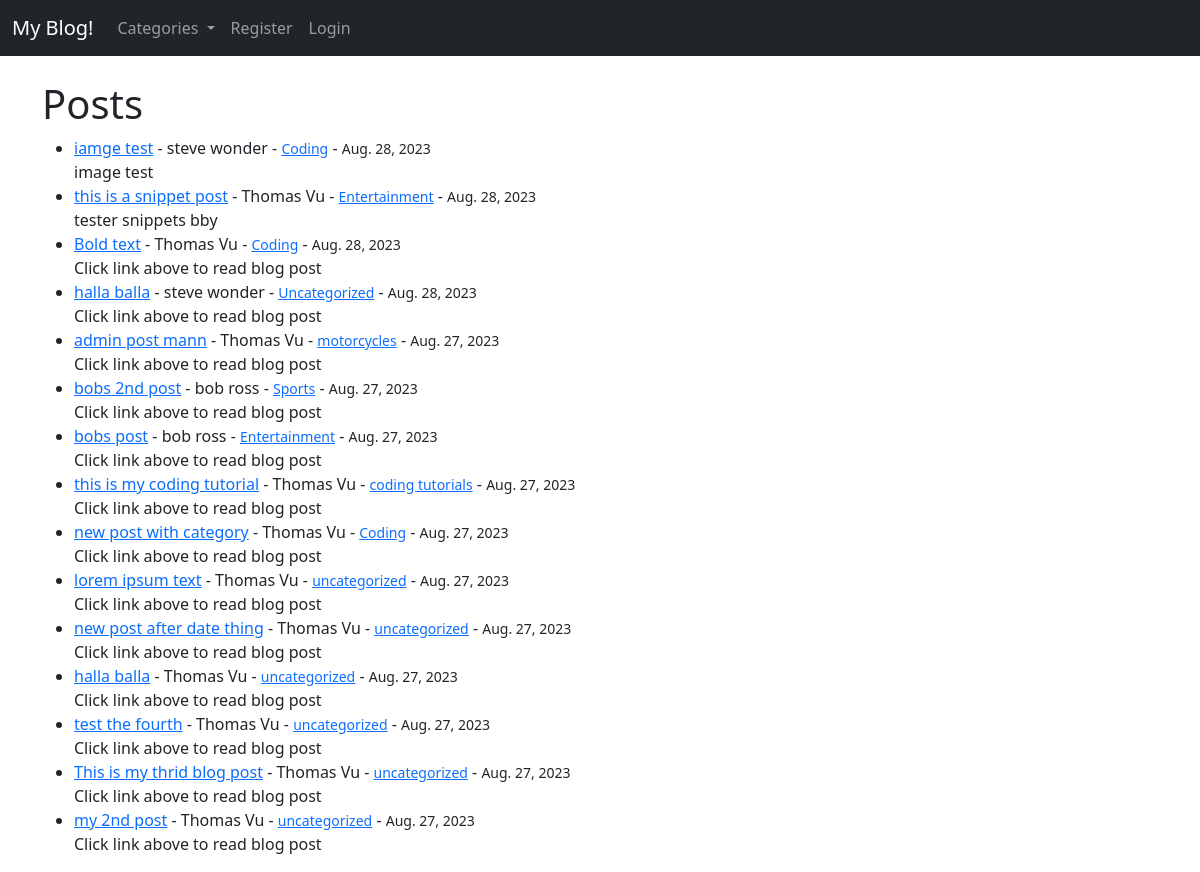
The page / on the database its author committed.
### theblog/models.py (models this page shows, shortened)
class Post(models.Model):
    title = models.CharField(max_length=255)
    header_image = models.ImageField(null=True, blank=True, upload_to="images/")
    title_tag = models.CharField(max_length=255)
    author = models.ForeignKey(User, on_delete=models.CASCADE)
    body = RichTextField(blank=True, null=True)
    post_date = models.DateField(auto_now_add=True)
    category = models.CharField(max_length=255, default='uncategorized')
    snippet = models.CharField(max_length=255)
    likes = models.ManyToManyField(User, related_name='blog_posts')

### theblog/views.py (the view)
# urls.py: path('', HomeView.as_view(), name="home"),
class HomeView(ListView):
    model = Post
    template_name = 'home.html'
    cats = Category.objects.all()
    ordering = ['-post_date', '-id']
    def get_context_data(self, *args, **kwargs):
        cat_menu = Category.objects.all()
        context = super(HomeView, self).get_context_data(*args, **kwargs)
        context["cat_menu"] = cat_menu
        return context

### theblog/models.py (called while the page is built)
    def __str__(self) -> str:
        return self.name

### theblog/templates/home.html (shortened to what this page needs)
{% extends 'base.html' %}
{% block content %}
<h1>Posts</h1>
<ul>
{% for post in object_list %}
    <li><a href="{% url 'article-detail' post.pk %}">{{ post.title }}</a> - {{ post.author.first_name }} {{ post.author.last_name }}
        - <a href="{% url 'category' post.category|slugify %}"><small>{{ post.category }}</small></a>
        - <small>{{ post.post_date }}</small>
        <br/>
        {{ post.snippet }}</li>
{% endfor %}
</ul>
{% endblock %}

### rows shown on the page
Post: title "iamge test", author.first_name "steve", author.last_name "wonder", category "Coding", post_date "Aug. 28, 2023", snippet "image test"
Post: title "this is a snippet post", author.first_name "Thomas", author.last_name "Vu", category "Entertainment", post_date "Aug. 28, 2023", snippet "tester snippets bby"
Post: title "Bold text", author.first_name "Thomas", author.last_name "Vu", category "Coding", post_date "Aug. 28, 2023", snippet "Click link above to read blog post"
Post: title "halla balla", author.first_name "steve", author.last_name "wonder", category "Uncategorized", post_date "Aug. 28, 2023", snippet "Click link above to read blog post"
Post: title "admin post mann", author.first_name "Thomas", author.last_name "Vu", category "motorcycles", post_date "Aug. 27, 2023", snippet "Click link above to read blog post"
Post: title "bobs 2nd post", author.first_name "bob", author.last_name "ross", category "Sports", post_date "Aug. 27, 2023", snippet "Click link above to read blog post"
Post: title "bobs post", author.first_name "bob", author.last_name "ross", category "Entertainment", post_date "Aug. 27, 2023", snippet "Click link above to read blog post"
Post: title "this is my coding tutorial", author.first_name "Thomas", author.last_name "Vu", category "coding tutorials", post_date "Aug. 27, 2023", snippet "Click link above to read blog post"
Post: title "new post with category", author.first_name "Thomas", author.last_name "Vu", category "Coding", post_date "Aug. 27, 2023", snippet "Click link above to read blog post"
Post: title "lorem ipsum text", author.first_name "Thomas", author.last_name "Vu", category "uncategorized", post_date "Aug. 27, 2023", snippet "Click link above to read blog post"
Post: title "new post after date thing", author.first_name "Thomas", author.last_name "Vu", category "uncategorized", post_date "Aug. 27, 2023", snippet "Click link above to read blog post"
Post: title "halla balla", author.first_name "Thomas", author.last_name "Vu", category "uncategorized", post_date "Aug. 27, 2023", snippet "Click link above to read blog post"
Post: title "test the fourth", author.first_name "Thomas", author.last_name "Vu", category "uncategorized", post_date "Aug. 27, 2023", snippet "Click link above to read blog post"
Post: title "This is my thrid blog post", author.first_name "Thomas", author.last_name "Vu", category "uncategorized", post_date "Aug. 27, 2023", snippet "Click link above to read blog post"
Post: title "my 2nd post", author.first_name "Thomas", author.last_name "Vu", category "uncategorized", post_date "Aug. 27, 2023", snippet "Click link above to read blog post"
